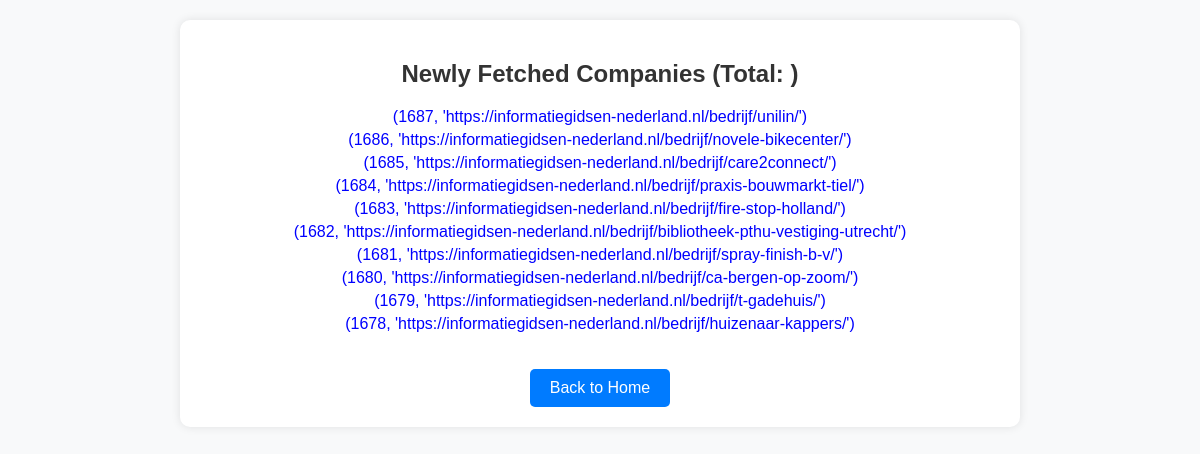
/new_records, run on the app's committed database.
### tables this page shows
CREATE TABLE companies (
            id INTEGER PRIMARY KEY AUTOINCREMENT,
            url TEXT UNIQUE,
            scraped_at TEXT
        );

### app.py (the view)
@app.route('/new_records')
def new_records():
    conn = sqlite3.connect("companies.db")
    cursor = conn.cursor()
    cursor.execute("SELECT id, url FROM companies ORDER BY id DESC LIMIT 10")
    new_records = cursor.fetchall()
    conn.close()
    return render_template("new_records.html", new_records=new_records)

### templates/new_records.html (shortened to what this page needs)
<!DOCTYPE html>
<html lang="en">
<head>
</head>
<body>
    <div class="container">
        <h2>Newly Fetched Companies (Total: {{ count }})</h2>
        {% if new_records %}
            <ul>
                {% for company in new_records %}
                    <li><a href="{{ company }}" target="_blank">{{ company }}</a></li>
                {% endfor %}
            </ul>
        {% else %}
            <p>No new companies found.</p>
        {% endif %}
        <a class="back-btn" href="{{ url_for('index') }}">Back to Home</a>
    </div>
</body>
</html>

### templates/new_records.html (style rules this page uses)
body { font-family: Arial, sans-serif; text-align: center; margin: 20px; background: #f8f9fa; }
.container { max-width: 800px; margin: auto; padding: 20px; background: white; border-radius: 10px; box-shadow: 0 0 10px rgba(0, 0, 0, 0.1); }
h2 { color: #333; }
ul { list-style-type: none; padding: 0; }
li { margin: 5px 0; }
a { text-decoration: none; color: blue; }
.back-btn { display: inline-block; margin-top: 20px; padding: 10px 20px; background: #007bff; color: white; text-decoration: none; border-radius: 5px; }

### data on the page
companies: company "(1687, 'https://informatiegidsen-nederland.nl/bedrijf/unilin/')"
companies: company "(1686, 'https://informatiegidsen-nederland.nl/bedrijf/novele-bikecenter/')"
companies: company "(1685, 'https://informatiegidsen-nederland.nl/bedrijf/care2connect/')"
companies: company "(1684, 'https://informatiegidsen-nederland.nl/bedrijf/praxis-bouwmarkt-tiel/')"
companies: company "(1683, 'https://informatiegidsen-nederland.nl/bedrijf/fire-stop-holland/')"
companies: company "(1682, 'https://informatiegidsen-nederland.nl/bedrijf/bibliotheek-pthu-vestiging-utrecht/')"
companies: company "(1681, 'https://informatiegidsen-nederland.nl/bedrijf/spray-finish-b-v/')"
companies: company "(1680, 'https://informatiegidsen-nederland.nl/bedrijf/ca-bergen-op-zoom/')"
companies: company "(1679, 'https://informatiegidsen-nederland.nl/bedrijf/t-gadehuis/')"
companies: company "(1678, 'https://informatiegidsen-nederland.nl/bedrijf/huizenaar-kappers/')"
